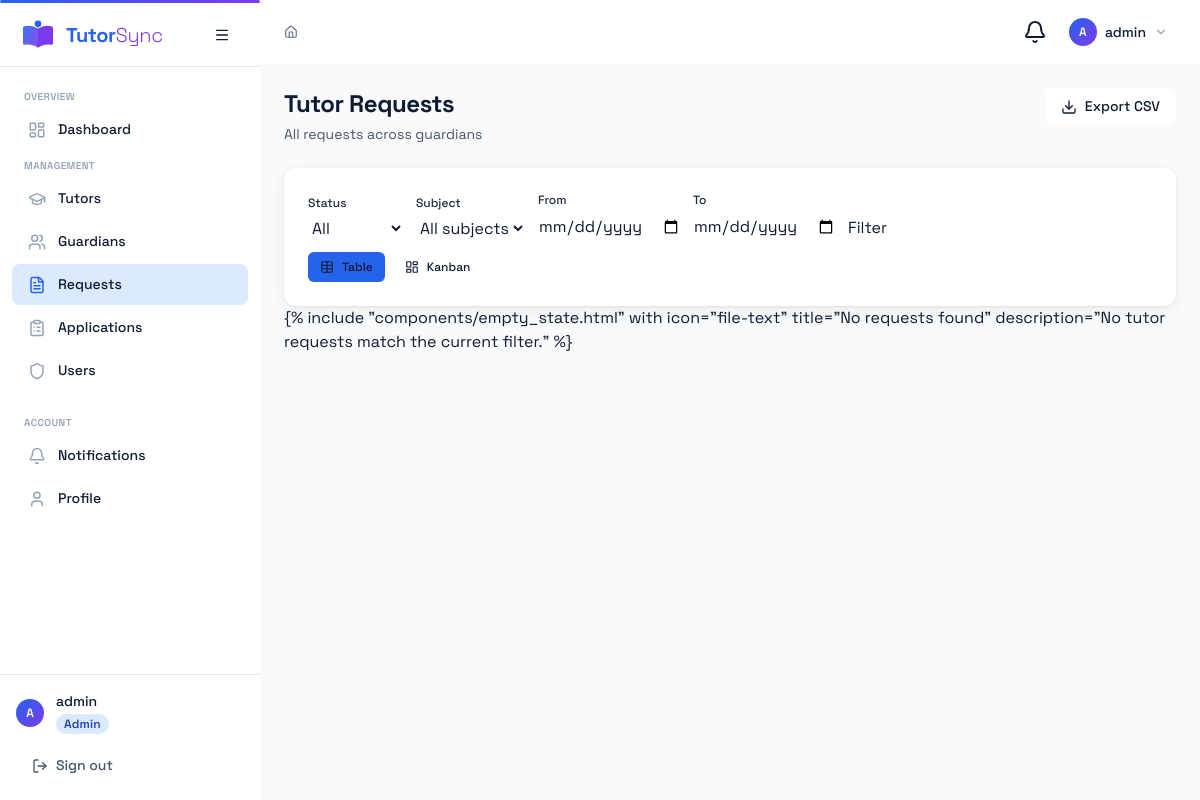
Page /requests/ (signed in) on the committed database.
### accounts/models.py (models this page shows, shortened)
class User(AbstractUser):
    ROLE_CHOICES = [
        ('admin', 'Admin'),
        ('tutor', 'Tutor'),
        ('guardian', 'Guardian'),
    ]
    role = models.CharField(max_length=20, choices=ROLE_CHOICES, default='guardian', db_index=True)
    phone = models.CharField(max_length=20, blank=True)
    avatar = models.ImageField(upload_to='avatars/', blank=True)
    created_at = models.DateTimeField(auto_now_add=True)

### requests/views.py (the view, shortened to what this page needs)
# urls.py: path('requests/', views.request_list, name='request_list'),
@login_required
def request_list(request):
    from core.models import Subject
    user = request.user
    is_admin = user.role == 'admin' or user.is_staff
    base_qs = TutorRequest.objects.select_related(
        'guardian__user', 'subject', 'assigned_tutor__user', 'student'
    )
    if is_admin:
        qs = _filter_qs(request, base_qs)
    elif user.role == 'guardian':
        qs = base_qs.filter(guardian=user.guardianprofile)
    else:
        qs = base_qs.none()
    view_mode = request.GET.get('view', 'table') if is_admin else 'table'
    kanban_columns = []
    paginator = Paginator(qs, 20)
    page_obj = paginator.get_page(request.GET.get('page'))
    return render(request, 'requests/request_list.html', {
        'page_obj': page_obj,
        'status_filter': request.GET.get('status', ''),
        'subject_filter': request.GET.get('subject', ''),
        'date_from': request.GET.get('date_from', ''),
        'date_to': request.GET.get('date_to', ''),
        'status_choices': TutorRequest.STATUS,
        'subjects': Subject.objects.filter(is_active=True),
        'is_admin': is_admin,
        'view_mode': view_mode,
        'kanban_columns': kanban_columns,
    })

### accounts/context_processors.py (called while the page is built)
def notifications(request):
    if not request.user.is_authenticated:
        return {'unread_count': 0, 'recent_notifications': []}
    unread_count = Notification.objects.filter(recipient=request.user, is_read=False).count()
    recent_notifications = Notification.objects.filter(recipient=request.user)[:5]
    return {
        'unread_count': unread_count,
        'recent_notifications': recent_notifications,
    }

### requests/views.py (called while the page is built)
def _filter_qs(request, qs):
    status_filter = request.GET.get('status', '')
    subject_filter = request.GET.get('subject', '')
    date_from = request.GET.get('date_from', '')
    date_to = request.GET.get('date_to', '')
    if status_filter:
        qs = qs.filter(status=status_filter)
    if subject_filter:
        qs = qs.filter(subject__pk=subject_filter)
    if date_from:
        qs = qs.filter(created_at__date__gte=date_from)
    if date_to:
        qs = qs.filter(created_at__date__lte=date_to)
    return qs

### templates/requests/request_list.html (shortened to what this page needs)
{% extends "base.html" %}
{% block content %}
<div class="space-y-6">
  <div class="flex items-start justify-between gap-4 flex-wrap">
    <div>
      <h1 class="text-2xl font-bold tracking-tight" style="color:var(--color-ink)">
        {% if is_admin %}Tutor Requests{% else %}My Requests{% endif %}
      </h1>
      <p class="text-sm mt-1" style="color:var(--color-ink-muted)">
        {% if is_admin %}All requests across guardians{% else %}Track your submitted tutor requests{% endif %}
      </p>
    </div>
    <div class="flex items-center gap-2 flex-wrap">
      {% if is_admin %}
      <a href="{% url 'request_export' %}?status={{ status_filter }}&subject={{ subject_filter }}&date_from={{ date_from }}&date_to={{ date_to }}"
         class="ts-btn ts-btn-secondary">
        <i data-lucide="download" class="w-4 h-4"></i>
        Export CSV
      </a>
      {% endif %}
    </div>
  </div>
  {% if is_admin %}
  <div class="ts-card ts-card-body space-y-3">
    <form method="get" class="flex items-end gap-3 flex-wrap">
      <div class="ts-form-group mb-0">
        <label class="ts-label text-xs">Status</label>
        <select name="status" class="ts-input">
          <option value="">All</option>
        </select>
      </div>
      <div class="ts-form-group mb-0">
        <label class="ts-label text-xs">Subject</label>
        <select name="subject" class="ts-input">
          <option value="">All subjects</option>
        </select>
      </div>
      <div class="ts-form-group mb-0">
        <label class="ts-label text-xs">From</label>
        <input type="date" name="date_from" value="{{ date_from }}" class="ts-input">
      </div>
      <div class="ts-form-group mb-0">
        <label class="ts-label text-xs">To</label>
        <input type="date" name="date_to" value="{{ date_to }}" class="ts-input">
      </div>
      <button type="submit" class="ts-btn ts-btn-primary">Filter</button>
    </form>
    <div class="flex items-center gap-2">
      <a href="?status={{ status_filter }}&subject={{ subject_filter }}&date_from={{ date_from }}&date_to={{ date_to }}&view=table"
         class="ts-btn ts-btn-sm {% if view_mode == 'table' %}ts-btn-primary{% else %}ts-btn-secondary{% endif %}">
        <i data-lucide="table" class="w-3.5 h-3.5"></i>
        Table
      </a>
      <a href="?status={{ status_filter }}&subject={{ subject_filter }}&date_from={{ date_from }}&date_to={{ date_to }}&view=kanban"
         class="ts-btn ts-btn-sm {% if view_mode == 'kanban' %}ts-btn-primary{% else %}ts-btn-secondary{% endif %}">
        <i data-lucide="layout-dashboard" class="w-3.5 h-3.5"></i>
        Kanban
      </a>
    </div>
  </div>
  {% endif %}
  {% if is_admin and view_mode == 'kanban' %}
    {% include "requests/partials/request_kanban.html" %}
  {% else %}
    {% include "requests/partials/request_table.html" %}
  {% endif %}
</div>
{% endblock %}

### templates/components/sidebar.html (shortened to what this page needs)
<aside id="ts-sidebar" class="ts-sidebar">
  <div class="ts-sidebar-header flex items-center px-5 h-16 border-b" style="border-color:var(--color-border)">
    {% include "components/logo.html" with size="md" %}
    <button id="ts-sidebar-toggle" class="ts-btn ts-btn-ghost ts-btn-icon ml-auto flex-shrink-0" aria-label="Toggle sidebar">
      <i data-lucide="menu" class="w-4 h-4"></i>
    </button>
  </div>
  <nav class="flex-1 overflow-y-auto py-4 overflow-x-hidden">
    {% if user.role == 'admin' or user.is_staff %}
    <span class="ts-nav-section-label">Overview</span>
    <a href="{% url 'dashboard' %}"         class="ts-nav-item {% if request.resolver_match.url_name == 'dashboard' %}active{% endif %}">
      <i data-lucide="layout-dashboard" class="w-4.5 h-4.5"></i>
      <span class="nav-label">Dashboard</span>
    </a>
    <span class="ts-nav-section-label">Management</span>
    <a href="{% url 'tutor_list' %}"         class="ts-nav-item {% if 'tutor' in request.resolver_match.url_name %}active{% endif %}">
      <i data-lucide="graduation-cap" class="w-4.5 h-4.5"></i>
      <span class="nav-label">Tutors</span>
    </a>
    <a href="{% url 'guardian_list' %}"      class="ts-nav-item {% if 'guardian' in request.resolver_match.url_name %}active{% endif %}">
      <i data-lucide="users" class="w-4.5 h-4.5"></i>
      <span class="nav-label">Guardians</span>
    </a>
    <a href="{% url 'request_list' %}"       class="ts-nav-item {% if 'request' in request.resolver_match.url_name %}active{% endif %}">
      <i data-lucide="file-text" class="w-4.5 h-4.5"></i>
      <span class="nav-label">Requests</span>
    </a>
    <a href="{% url 'application_list' %}"   class="ts-nav-item {% if 'application' in request.resolver_match.url_name %}active{% endif %}">
      <i data-lucide="clipboard-list" class="w-4.5 h-4.5"></i>
      <span class="nav-label">Applications</span>
    </a>
    <a href="{% url 'admin_user_list' %}"    class="ts-nav-item {% if 'admin_user' in request.resolver_match.url_name %}active{% endif %}">
      <i data-lucide="shield" class="w-4.5 h-4.5"></i>
      <span class="nav-label">Users</span>
    </a>
    {% endif %}
    <div class="mt-auto pt-4">
      <span class="ts-nav-section-label">Account</span>
      <a href="{% url 'notifications' %}"     class="ts-nav-item {% if request.resolver_match.url_name == 'notifications' %}active{% endif %}">
        <i data-lucide="bell" class="w-4.5 h-4.5"></i>
        <span class="nav-label">Notifications</span>
      </a>
      <a href="{% url 'profile' %}"           class="ts-nav-item {% if request.resolver_match.url_name == 'profile' %}active{% endif %}">
        <i data-lucide="user" class="w-4.5 h-4.5"></i>
        <span class="nav-label">Profile</span>
      </a>
    </div>
  </nav>
  <div class="ts-sidebar-footer p-4 border-t" style="border-color:var(--color-border)">
    <div class="flex items-center gap-3 overflow-hidden">
      <div class="ts-avatar ts-avatar-sm flex-shrink-0">{{ user.get_full_name|first|default:user.username|first|upper }}</div>
      <div class="nav-label min-w-0">
        <p class="text-sm font-medium truncate" style="color:var(--color-ink)">{{ user.get_full_name|default:user.username }}</p>
        <span class="ts-badge ts-role-{{ user.role }} text-xs">{{ user.role|title }}</span>
      </div>
    </div>
    <a href="{% url 'logout' %}" class="ts-btn ts-btn-ghost ts-sidebar-logout mt-3 w-full justify-start" style="color:var(--color-ink-muted)">
      <i data-lucide="log-out" class="w-4 h-4 flex-shrink-0"></i>
      <span class="nav-label">Sign out</span>
    </a>
  </div>
</aside>

### templates/components/topbar.html (shortened to what this page needs)
<header class="ts-topbar">
  <nav class="ts-breadcrumb flex-1" aria-label="Breadcrumb">
    {% block breadcrumb %}
    <a href="{% url 'dashboard' %}">
      <i data-lucide="home" class="w-3.5 h-3.5 inline-block -mt-0.5"></i>
    </a>
    {% endblock %}
  </nav>
  <div class="flex items-center gap-2">
    <div class="relative">
      <button id="ts-notif-btn" class="ts-btn ts-btn-ghost ts-btn-icon relative" aria-label="Notifications">
        <i data-lucide="bell" class="w-4.5 h-4.5"></i>
      </button>
    </div>
    <div class="relative">
      <button id="ts-user-menu-btn" class="flex items-center gap-2 ts-btn ts-btn-ghost px-2" aria-label="User menu">
        <div class="ts-avatar ts-avatar-sm">{{ user.get_full_name|first|default:user.username|first|upper }}</div>
        <span class="hidden md:block text-sm font-medium" style="color:var(--color-ink)">{{ user.get_full_name|default:user.username }}</span>
        <i data-lucide="chevron-down" class="w-3.5 h-3.5 hidden md:block" style="color:var(--color-ink-faint)"></i>
      </button>
    </div>
  </div>
</header>

### static/css/design-tokens.css (style rules this page uses)
:root { --color-primary-50: #EFF6FF; --color-primary-100: #DBEAFE; --color-primary-200: #BFDBFE; --color-primary-300: #93C5FD; --color-primary-400: #60A5FA; --color-primary-500: #3B82F6; --color-primary-600: #2563EB; --color-primary-700: #1D4ED8; --color-primary-800: #1E40AF; --color-primary-900: #1E3A8A; --color-primary: #2563EB; --color-accent-50: #F5F3FF; --color-accent-100: #EDE9FE; --color-accent-200: #DDD6FE; --color-accent-300: #C4B5FD; --color-accent-400: #A78BFA; --color-accent-500: #8B5CF6; --color-accent-600: #7C3AED; --color-accent-700: #6D28D9; --color-accent-800: #5B21B6; --color-accent-900: #4C1D95; --color-accent: #7C3AED; --color-ink: #0F1B33; --color-ink-soft: #1E293B; --color-ink-muted: #475569; --color-ink-subtle: #64748B; --color-ink-faint: #94A3B8; --color-surface: #FFFFFF; --color-surface-1: #F8FAFC; --color-surface-2: #F1F5F9; --color-surface-3: #E2E8F0; --color-border: #E2E8F0; --color-border-soft: #F1F5F9; --color-status-pending-bg: #FEF9C3; --color-status-pending-text: #854D0E; --color-status-review-bg: #DBEAFE; --color-status-review-text: #1E40AF; --color-status-matched-bg: #DCFCE7; --color-status-matched-text: #166534; --color-status-rejected-bg: #FEE2E2; --color-status-rejected-text:#991B1B; --color-status-closed-bg: #F1F5F9; --color-status-closed-text: #475569; --color-status-interview-bg: #F3E8FF; --color-status-interview-text:#6B21A8; --gradient-brand: linear-gradient(135deg, #2563EB 0%, #7C3AED 100%); --gradient-brand-r: linear-gradient(135deg, #7C3AED 0%, #2563EB 100%); --gradient-brand-h: linear-gradient(90deg, #2563EB 0%, #7C3AED 100%); --gradient-subtle: linear-gradient(135deg, #EFF6FF 0%, #F5F3FF 100%); --gradient-surface: linear-gradient(180deg, #FFFFFF 0%, #F8FAFC 100%); --font-sans: 'Space Grotesk', Inter, system-ui, -apple-system, sans-serif; --font-display: 'Space Grotesk', Inter, sans-serif; --font-mono: 'JetBrains Mono', 'Fira Code', 'Cascadia Code', monospace; --font-size-2xs: 0.625rem; --font-size-xs: 0.75rem; --font-size-sm: 0.875rem; --font-size-base: 1rem; --font-size-lg: 1.125rem; --font-size-xl: 1.25rem; --font-size-2xl: 1.5rem; --font-size-3xl: 1.875rem; --font-size-4xl: 2.25rem; --font-weight-light: 300; --font-weight-normal: 400; --font-weight-medium: 500; --font-weight-semibold: 600; --font-weight-bold: 700; --letter-spacing-tight: -0.02em; --letter-spacing-tighter: -0.03em; --letter-spacing-normal: 0; --letter-spacing-wide: 0.04em; --line-height-tight: 1.25; --line-height-snug: 1.375; --line-height-normal: 1.5; --line-height-relaxed:1.625; --space-px: 1px; --space-0-5: 0.125rem; --space-1: 0.25rem; --space-1-5: 0.375rem; --space-2: 0.5rem; --space-2-5: 0.625rem; --space-3: 0.75rem; --space-4: 1rem; --space-5: 1.25rem; --space-6: 1.5rem; --space-8: 2rem; --space-10: 2.5rem; --space-12: 3rem; --space-16: 4rem; --space-20: 5rem; --radius-sm: 0.25rem; --radius-md: 0.375rem; --radius-lg: 0.5rem; --radius-xl: 0.75rem; --radius-2xl: 1rem; --radius-3xl: 1.5rem; --radius-full: 9999px; --shadow-xs: 0 1px 2px rgba(0, 0, 0, 0.05); --shadow-sm: 0 1px 3px rgba(0, 0, 0, 0.06), 0 1px 2px rgba(0, 0, 0, 0.04); --shadow-card: 0 1px 3px rgba(0, 0, 0, 0.06), 0 4px 16px rgba(0, 0, 0, 0.06); --shadow-md: 0 4px 6px rgba(0, 0, 0, 0.07), 0 2px 4px rgba(0, 0, 0, 0.06); --shadow-lg: 0 10px 15px rgba(0, 0, 0, 0.07), 0 4px 6px rgba(0, 0, 0, 0.05); --shadow-xl: 0 20px 25px rgba(0, 0, 0, 0.08), 0 10px 10px rgba(0, 0, 0, 0.04); --shadow-inner: inset 0 2px 4px rgba(0, 0, 0, 0.06); --shadow-glow: 0 0 0 3px rgba(37, 99, 235, 0.15); --shadow-glow-accent: 0 0 0 3px rgba(124, 58, 237, 0.15); --shadow-app-icon: 0 12px 30px rgba(37, 99, 235, 0.32); --sidebar-width: 260px; --sidebar-collapsed: 72px; --topbar-height: 64px; --content-max-width: 1280px; --duration-fast: 120ms; --duration-normal: 200ms; --duration-slow: 300ms; --ease-default: cubic-bezier(0.4, 0, 0.2, 1); --ease-spring: cubic-bezier(0.2, 0.7, 0.3, 1); --ease-in: cubic-bezier(0.4, 0, 1, 1); --ease-out: cubic-bezier(0, 0, 0.2, 1); --z-base: 0; --z-raised: 10; --z-dropdown:20; --z-sticky: 30; --z-overlay: 40; --z-modal: 50; --z-toast: 60; }

### rows in the picture
User: get_full_name|first "A", get_full_name "admin", role "Admin"
